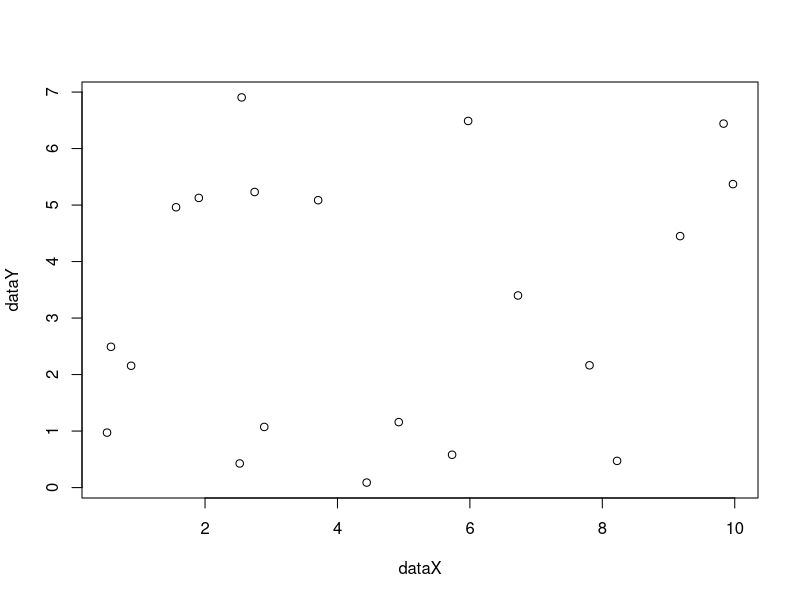
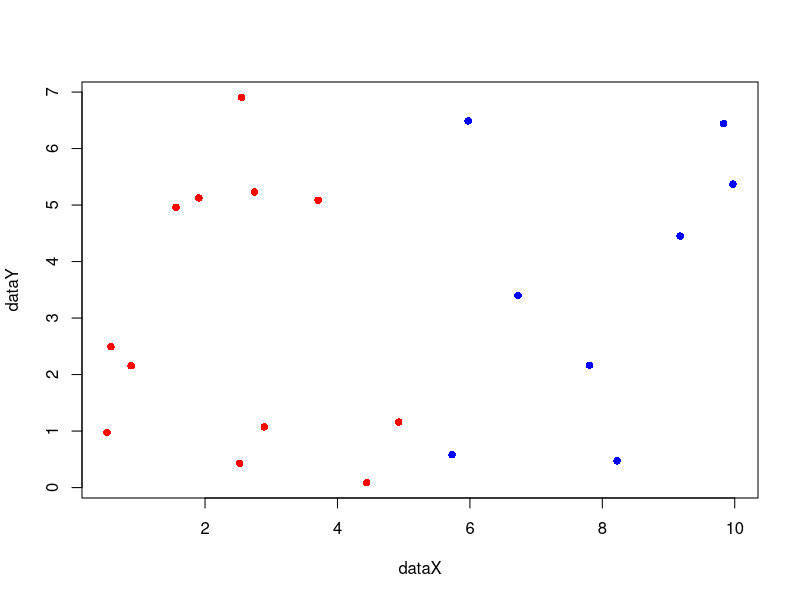

Generate these figures, in order, with R: (Note: this script raises an error after producing the figures.)
dataX <- runif(20, min<-0, max<-10)
dataY <- runif(20, min<-0, max<-10)
plot(dataX,dataY)
class <- rep("A",20)
class[dataX > 5] <- "B"
plot(dataX,dataY, col=ifelse(class=="A","red","blue"),pch=16)

library(e1071)

data <- data.frame(dataX,dataY,class)

model <- svm(class ~ dataY+dataX , data, kernel="linear", cost=0.1)

plot(model,data=data)

predict(model,data.frame(dataX=10,dataY=8))
